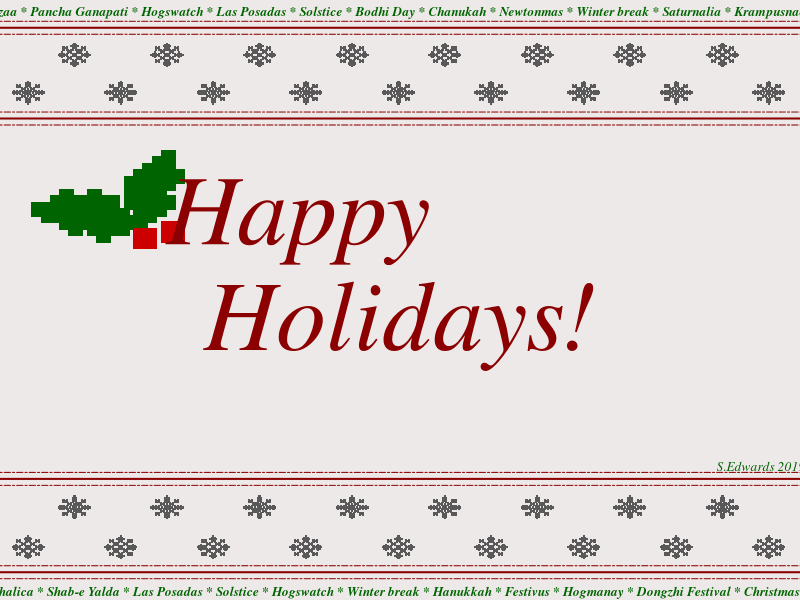

The R script that drew this image:
# Author: Sara Edwards
# Date: December 2019


# Instructions ------------------------------------------------------------

# Code only uses base R; No additional R packages are necessary

# Simply select all & run 
# (if you use R studio don't have it full screen)

# Short cut keys to "run all": 
# click anywhere on code script then: 
# R studio Mac: Option+command+R
#           PC: Control+Alt+R

# In base R Mac: Command+A then Command+Enter
#            PC: Ctrl+A then Ctrl+R








# shapes ------------------------------------------------------------------

B1x <- c(1:2, 1:4, 2:5, 4:6, 5:6, 6:7, 7:8, 7:8, 8:9, 8:9, rep(9, 3), rep(8:9, 5), 8, 6:7, 6, rep(7:8, 4), 6:7, 6:7, 5:6, 4:5, 0:4, 0:3) 

B1y <- c(6,6, rep(7, 4), rep(8, 4), rep(9, 3), rep(10:15, each=2), 16:18, rep(19:23, each=2), 24, 25,25, 26, rep(27:34, each=2), rep(35, 5), rep(36, 4))


B2x <- c(1, 1:3, 4, 4:5, 5:6, 6, 6:7, 7, rep(7:8, 3), 7, 7, 1,7, 1,7, 2:3,6,7, 3:7, 0:5, 0,5,6, 0, 6, 6, 5, 5, 4, 0:3)
B2y <- c(8, 9,9,9, 10, 11,11, 12,12, 13, 14,14, 15, rep(16:18, each=2), 19, 20, 21,21, 22,22, rep(23, 4), rep(24, 5), rep(26, 6), rep(27, 3), 28:33, rep(34, 4))


B3x <- c(1:3, 1:3, 1:4, 1:5, 1:5, rep(1:6, 6), 2:6, 2:6, 4:5, 1:4, 1:6, 0:5, 0:5, 0:4, 0:4, 0:3)
B3y <- c(rep(10:11, each=3), rep(12, 4), rep(13:14, each=5), rep(15:20, each=6), rep(21:22, each=5), 23,23, rep(27, 4), rep(28:30, each=6), rep(31:32, each=5), rep(33, 4) )



B4x <- c(8,8,8, 8:9, 9, 0,9,10, 0,9,10, 0,10,11, 0,10,11, 0,11, rep(c(0,11,16), 3), 0,10,11,15, 0,10,11,14, 0,10,14, 0,13, 0,13, 0,12,13, 0,12,13, 0,11,12, 0,10,11, 0,1,10, 0:2, 0:5, 7, 9, 9:10, 10, rep(10:11, 3), rep(11:12, 3), 0:1,3,12,  0:2,4:5,13, 2,6,14, 2,6, 7,7 )

B4y <- c(1:3, 4,4, 5, rep(6:9, each=3), 10,10,  rep(11:13, each=3),  rep(14:15, each=4), rep(16, 3), rep(17:18, each=2), rep(19:24, each=3), rep(25, 6), 26, 28, rep(29, 2), 30, rep(31:36, each=2), rep(37, 4), rep(38, 6), rep(39, 3), rep(40, 2), 41, 42)

Df.beetle <- data.frame(X = c(B1x, -B1x, B2x, -B2x, B3x, -B3x, B4x, -B4x),
                        Y = c(B1y, B1y, B2y, B2y, B3y, B3y, B4y, B4y),
                        Col = c(
                          rep("aDk.bl", length(B1x)*2),
                          rep("bMd.bl", length(B2x)*2),
                          rep("cLt.bl", length(B3x)*2),
                          rep("dblack", length(B4x)*2)
                        ) )



G1x <- c(6:10, 5:6,10:11, 4:5,11:12, 4,13, 3:4,13, 3,13, 2:3,12:13, 2,11:12, 1:2,11, 1,11, 0:1,9:10, 10, 10, 9:10, 9, 9, 8,9, 8, 8, 8:9, 9:12,14:15, 15:16, 16:17, 17, 17, 16,17, 0:5,15:16, 6:12,14:15, 5:6, 6:7, 7:8, rep(8,4), 7:8, 6:7, 5:6, 4:5, 0:4)

G1y <- c(rep(1, 5), rep(2, 4), rep(3, 4), rep(4, 2), rep(5, 3), rep(6, 2), rep(7, 4), rep(8, 3), rep(9, 3), rep(10, 2), rep(11, 4), 12, 13, rep(14, 2), 15, 16, rep(17, 2), 18, 19, rep(20, 2), rep(21, 6), rep(22, 2), rep(23, 2), 24, 25, rep(26, 2), rep(27, 8), rep(28, 9), rep(31:33,each=2), 34:37, rep(38:41,each=2), rep(42,5))



G2x <- c(7:9, 7:10, 5:6,8:12, 5:7,9:12, 4:8,10:12, 4:9,11, 3:10, 3:10, 2:10, 2:9, 0:9, 0:9, 1:8, 1:8, 0,6:8, 6:7, 6:7, 0,6:7, 6:7, 6:8, 0,6:12,14, 6:12,14,15, 6:12,14:16, 0,6:12,14:16, 0,6:12,14:15, 6:12,14, 0:4, 2:5, 0:1,3:6, 0:7, 1:7, 0:7, 0:2,4:7, 0:2,4:6, 0:5, 0:4, 0:3, rep(1:5, 11))

G2y <- c(rep(2, 3), rep(3, 4), rep(4, 7), rep(5, 7), rep(6, 8), rep(7, 7), rep(8, 8), rep(9, 8), rep(10, 9), rep(11, 8), rep(12, 10), rep(13, 10), rep(14, 8), rep(15, 8), rep(16, 4), rep(17, 2), rep(18, 2), rep(19, 3), rep(20, 2), rep(21, 3), rep(22, 9), rep(23, 9), rep(24, 10), rep(25, 11), rep(26, 10), rep(27, 8),rep(31, 5), rep(32, 4), rep(33, 6), rep(34, 8), rep(35, 7), rep(36, 8), rep(37, 7), rep(38, 6), rep(39, 6), rep(40, 5), rep(41, 4), rep(16:26, each=5) )


G3x <- c(rep(c(1,3,5), 3))
G3y <- c(rep(28:30, each=3))

G4x <- c(rep(c(0,2,4), 3))
G4y <- c(rep(28:30, each=3))

G5x <- c(rep(0,9),1,2,0,3,3)
G5y <- c(14,15, 17,18, 20,21, 23,24, 32, 32, 33, 35,37,38)

G6x <- c(6:10, rep(13,8))
G6y <- c(3:7, 21:28)

Df.ginger <- data.frame(X = c(G1x, -G1x, G2x, -G2x, G3x, -G3x, rep(2:4,6), G4x, -G4x, rep(2:4,5), G5x, -G5x, G6x, -G6x),
                        Y = c(G1y,  G1y, G2y,  G2y, G3y,  G3y, rep(seq(17,27, by=2), each=3), G4y,  G4y, rep(seq(18,26, by=2), each=3), G5y,  G5y,  G6y,  G6y),
                        Col = c(
                          rep("a.Dk.brown", length(G1x)*2),
                          rep("b.Lt.brown", length(G2x)*2),
                          rep("c.red", length(G3x)*2 + 18),
                          rep("d.green", length(G4x)*2 + 15),
                          rep("e.black", length(G5x)*2),
                          rep("f.silver", length(G6x)*2)
                        ) )





Holx <- c(1, rep(2,2), rep(3,3), rep(4,5), rep(5,5), rep(6,4), rep(7,6), rep(8,6), rep(9,5), rep(10,3), rep(11,4), rep(12,7), rep(13,8), rep(14,8), rep(15,6), 16)
Holy <- c(9, 8:9, 8:10, 7:11, 6:10, 7:10, 6:11, 5:10, 6:10, 6:8, 7,10,12,13, 7,9:14, 8:15, 9:16, 10,13:17, 14)

Berx <- c(12,12,13,13,15,15,16,16)
Bery <- c(4,5,4,5,5,6,5,6)



Sn1x <- c(1, rep(2,3), 3, rep(4,6), rep(5,5), rep(6,8), rep(7,4), rep(8,3), rep(9,4), rep(10,9))
Sn1x <- c(Sn1x , rep(11,12), 22-Sn1x ) 
Sn1y <- c(12, 11:13, 12, 5,7,11,13,17,19, 6,7,12,17,18, 5:7,11,13,17:19, 8,10,14,16, 9,12,15, 8,10,14,16, 3,5,7,11:13,17,19,21)
Sn1y <- c(Sn1y, 2:4, 6,9,11,13,15,18,20:22,Sn1y)
Sn2x <- c(1, rep(2,2), rep(3,3), rep(4,6), rep(5,3), rep(6,6), rep(7,4), rep(8,2), rep(9,6), rep(10,9))
Sn2x <- c(Sn2x, rep(11,8), 22-Sn2x)
Sn2y <- c(11, 10,12, 9,11,13, 4,6,10,12,16,18, 5,11,17, 4,6,10,12,16,18, 7,9,13,15, 8,14, 3,7,9,13,15,19, 2,4,6,10:12,16,18,20)
Sn2y  <- c(Sn2y , c(1,3,5,10,12,17,19,21), Sn2y)



# plot setup --------------------------------------------------------------

A <- c(-200:200)
B <- c(-200:200)

dev.new(width=10, height=7, unit="in", noRStudioGD = T) 

par(family='serif', bg='snow2', mar=c(1,0,1,0))
plot(A ~ B, type='n', axes=FALSE)


beetle.gold <- c('goldenrod3', 'goldenrod2', 'goldenrod1','gray25')
beetle.red <- c('firebrick4','firebrick3', 'firebrick2','gray25') 
beetle.green <- c('darkgreen','forestgreen', 'chartreuse4','gray25') 

# loops -------------------------------------------------------------------
# border:
for (i in seq(-200, 200, by = 25)){
  
  points( Df.beetle$X/1.5 + i,
          y = if((i %% 2) == 0) {-Df.beetle$Y/1.5 + 200}
          else {Df.beetle$Y/1.5 + 150},
          col = if( (i %in% seq(-200, 175, by = 75)) ) {beetle.green[Df.beetle$Col]}
          else if( (i %in% seq(-175, 200, by = 75)) ){beetle.red[Df.beetle$Col]}
          else {beetle.gold[Df.beetle$Col]},
          pch = 15, 
          cex = 0.5 )
  
  points( Df.beetle$X/1.5 + i,
          y = if((i %% 2) == 0) {Df.beetle$Y/1.5 - 180}
          else {-Df.beetle$Y/1.5 - 170},
          col = if( (i %in% seq(-200, 175, by = 75)) ) {beetle.red[Df.beetle$Col]}
          else if( (i %in% seq(-175, 200, by = 75)) ){beetle.gold[Df.beetle$Col]}
          else {beetle.green[Df.beetle$Col]},
          pch = 15, 
          cex = 0.5 )
  
  points(x = if((i %% 2) == 0) {Sn1x/1.2 + i-10}
         else {Sn2x/1.2 + i-10}, 
         y = if((i %% 2) == 0){Sn1y/1.2 + 150}
         else {Sn2y/1.2 + 180}, 
         pch=15, 
         col= 'gray35', 
         cex=0.3)
  
  points(x = if((i %% 2) == 0) {Sn2x/1.2 + i-10}
         else {Sn1x/1.2 + i-10},
         y = if((i %% 2) == 0){Sn2y/1.2 - 200}
         else {Sn1y/1.2 - 170},
         pch=15,
         col='gray35',
         cex=0.3)
  
}

# 

# lines -------------------------------------------------------------------

abline(h=c(210, 140, -210, -138), col='darkred', lwd=2, xpd=NA)
abline(h=c(215, 205, 145, 135, -215, -205, -133,  -143), col='darkred', lty=6, xpd=NA)



# Points ------------------------------------------------------------------


points(Df.ginger$X*3.5 +150, 
       Df.ginger$Y*3.5 - 60,
       col=c('tan4', 'tan3', 'red4','forestgreen', 'black', 
             'snow3')[Df.ginger$Col],
       pch=15, 
       cex=1.1)


points(Holx*5-200, Holy*5 + 25, pch=15, col='darkgreen', cex=2)
points(Berx*5-200, Bery*5 + 25, pch=15, col='red3', cex=2)


# text -----------------------------------------------------------------

text(-55, 60, "Happy", cex=6, col='darkred', font=3)
text(0, -20, "Holidays!", cex=6, col='darkred', font=3)

Days1 <- "* Koliada *  Chalica * Shab-e Yalda * Las Posadas * Solstice * Hogswatch * Winter break * Hanukkah * Festivus * Hogmanay * Dongzhi Festival * Christmas * Chanukah *"

Days2 <- "* Yule * Kwanzaa * Pancha Ganapati * Hogswatch * Las Posadas * Solstice * Bodhi Day * Chanukah * Newtonmas * Winter break * Saturnalia * Krampusnacht * Malkh * "

mtext(Days1, 1, line=0, cex=0.8, col="darkgreen", font=4)
mtext(Days2, 3, line=0, cex=0.8, col="darkgreen", font=4)
text(195,-128, "S.Edwards 2019", cex=0.8, col="darkgreen", font=3, xpd=NA)
